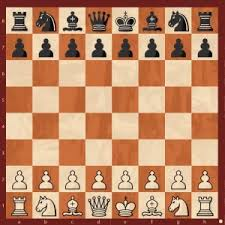
#> input picture Sem V/CV Lab/Lab 05/image.png, 225 x 225 px
$ python Q1b.py
#> lines starting #> are read from the running program, lines starting #| are printed output that depends on the picture; after the words box and inside, x2 and y2 are one past the last pixel; in counts of white or black regions, pixels touching at a corner belong together
import cv2
import numpy as np

def fast_corner_detection(image_path, threshold=20):
    # Load the image in grayscale
#> called with image_path = 'image.png', threshold = 20
    img = cv2.imread(image_path, cv2.IMREAD_GRAYSCALE)
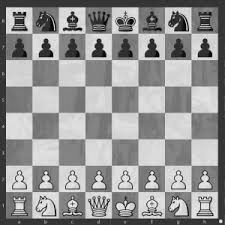
#> img: shape (225, 225); min 0, max 249, mean 148.2
    if img is None:
        print("Error loading image.")
        return

    img = np.float32(img)
    height, width = img.shape
#> height = 225; width = 225

    # Define the circular pattern around a candidate pixel
    pattern = [(0, 3), (1, 3), (2, 2), (3, 1), (3, 0), (3, -1), (2, -2), (1, -3), (0, -3), (-1, -3), (-2, -2), (-3, -1), (-3, 0), (-3, 1), (-2, 2), (-1, 3)]
    radius = 3

    def is_corner(x, y):
        if x < radius or x >= width - radius or y < radius or y >= height - radius:
            return False

        center_intensity = img[y, x]
        surrounding_intensities = [img[y + dy, x + dx] for dx, dy in pattern]

        count_above = sum(i > center_intensity + threshold for i in surrounding_intensities)
        count_below = sum(i < center_intensity - threshold for i in surrounding_intensities)

        return count_above >= 12 or count_below >= 12

    # Detect corners
    corners = np.zeros((height, width), dtype=np.uint8)
    for y in range(height):
        for x in range(width):
            if is_corner(x, y):
                corners[y, x] = 255
#> this loop made 225 passes
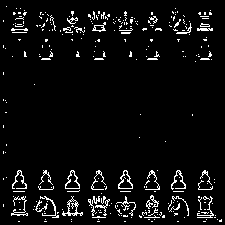
#> corners: shape (225, 225); 5.3% white in thin lines or dots

    # Display the results
    img_color = cv2.cvtColor(img, cv2.COLOR_GRAY2BGR)
    img_color[corners > 0] = [0, 0, 255]  # Mark corners in red
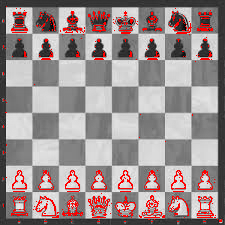
#> img_color: shape (225, 225, 3) float32; mean B, G, R 142.1, 142.1, 155.7

    cv2.imshow('FAST Corners', img_color)
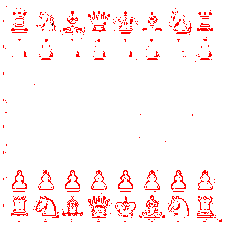
#> window 'FAST Corners': shape (225, 225, 3); mean B, G, R 241.4, 241.4, 255
    cv2.waitKey(0)
    cv2.destroyAllWindows()

# Example usage
fast_corner_detection('image.png')

$ run again, with Sem V/CV Lab/Lab 05/human.jpeg saved as Sem V/CV Lab/Lab 05/image.png
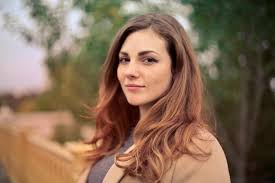
#> input picture Sem V/CV Lab/Lab 05/human.jpeg, 275 x 183 px
#> the loop in fast_corner_detection, `for y in range(height):` made 183 passes
#> after the loop in fast_corner_detection, `for y in range(height):`:
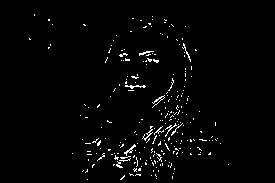
#> corners: shape (183, 275); 2.1% white in thin lines or dots, all inside (x1, y1, x2, y2) = (29, 14, 229, 180)
#> in fast_corner_detection, `cv2.imshow('FAST Corners', img_color)`:
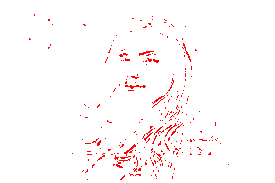
#> window 'FAST Corners': shape (183, 275, 3); mean B, G, R 249.7, 249.7, 255
